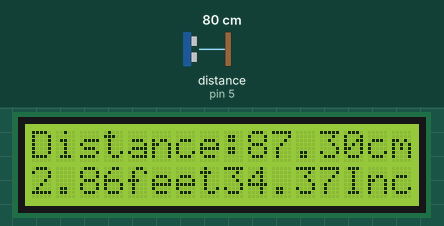
Bench run of a sketch on a simulated Arduino Uno, built with avr-gcc and run on an emulated ATmega328P. Shown: 16×2 character LCD. Wiring (inferred from the names in the program): ultrasonic range finder: trigger pin 3; echo pin 5. The test bench sets the inputs (shaded band); at power-on: distance to the obstacle (sensor on pin 5) 80 cm. The echo pulse lasts 58.3 µs per cm; what the sketch prints to the serial monitor is not drawn.

Above: at 1.2 s.
1.3 s: distance to the obstacle (sensor on pin 5) set to 2 cm
At 2.8 s:
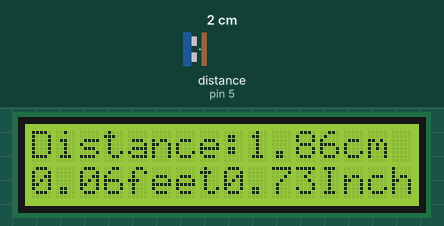
5.4 s: distance to the obstacle (sensor on pin 5) set to 4 cm
At 6.4 s:
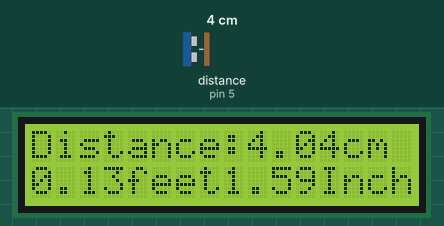
8.6 s: distance to the obstacle (sensor on pin 5) set to 9 cm
At 9.7 s:
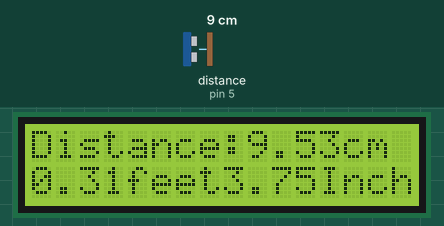
Timing chart, 0 to 11.6 s (numbered marks = the images above; inputs shaded):
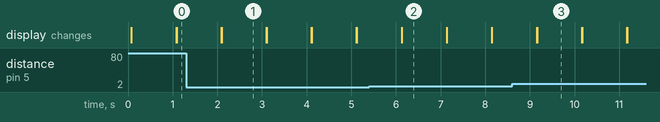

The sketch:

Class_53_HC-SR04.ino
```cpp
int trigPin = 3;
int echoPin = 5;
int pingTravelTime;
float distance;

#include <LiquidCrystal.h>
int rs = 4;
int en = 7;
int d4 = 8;
int d5 = 9;
int d6 = 10;
int d7 = 11;
LiquidCrystal lcd ( rs, en , d4 , d5, d6, d7);

void setup() {
  // put your setup code here, to run once:
  Serial.begin(9600);

  lcd.begin(16,2);

  pinMode(trigPin,OUTPUT);
  pinMode(echoPin,INPUT);


}

void loop() {
  // put your main code here, to run repeatedly:
  digitalWrite(trigPin,LOW);
  delayMicroseconds(10);
  digitalWrite(trigPin,HIGH);
  delayMicroseconds(10);
  digitalWrite(trigPin,LOW);
  delayMicroseconds(10);
  pingTravelTime = pulseIn(echoPin,HIGH);//int Microseconds

  distance = 0.0187909164 * pingTravelTime;

  Serial.print("pingTravelTime = ");
  Serial.print(pingTravelTime);
  Serial.print(" distance = ");
  Serial.println(distance);

  lcd.setCursor(0,0);
  lcd.print("Distance:");
  lcd.print(distance);
  lcd.print("cm");
  lcd.setCursor(0,1);
  lcd.print(distance*0.0328084);
  lcd.print("feet");
   lcd.print(distance*0.393701);
  lcd.print("Inch");
  delay(1000);
  lcd.clear();

}
```

Measured:
- after the input at 1.3 s, the display: first differs from a run without the input after 0.80 s (image 1)
- after the input at 5.4 s, the display: first differs from a run without the input after 0.73 s (image 2)
- after the input at 8.6 s, the display: first differs from a run without the input after 0.56 s (image 3)
- what the display in image 1 shows lasts 1.0 s, from 2.1 s to 3.1 s
